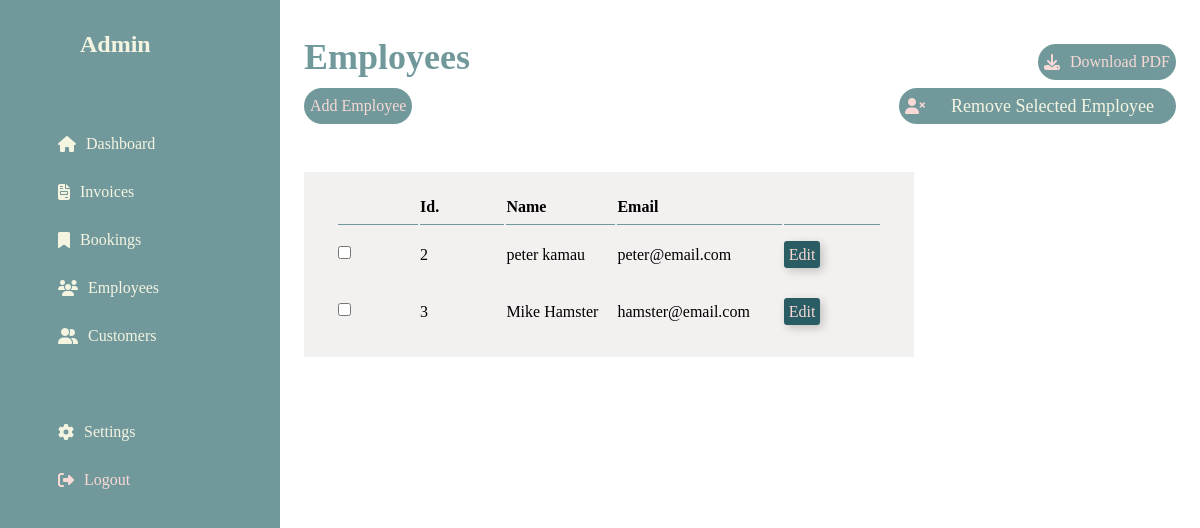
Page /admin/dashboard.php?employees on the earlier database version.
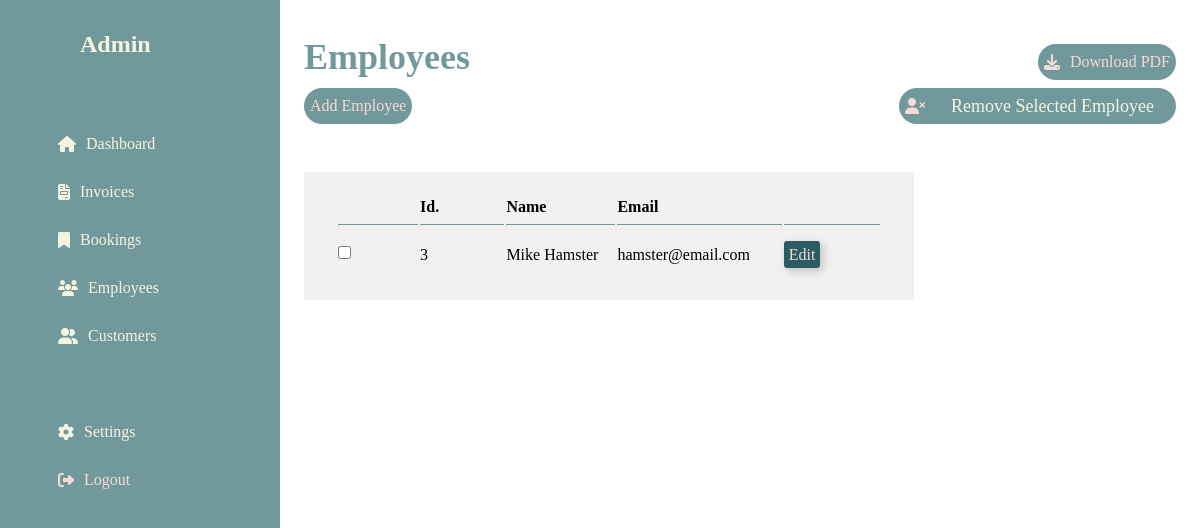
Same page on the later database version.
### tables this page shows
CREATE TABLE `employees` (
  `id` int(11) NOT NULL,
  `employee_name` varchar(200) NOT NULL,
  `employee_email` varchar(100) NOT NULL,
  `employee_password` varchar(100) NOT NULL
);

### admin/employees.php (the view)
<div class="customer-admin-page scroll">
                <form method="post" action="../config/forms.php">
                <div class="header-title">
                    <a href="../employee/signup.php" class="btn-download">
                        <span class="text">Add Employee</span>
                    </a>
                    <a href="" class="btn-download">
                        <i class="fa-solid fa-user-xmark"></i>
                        <span class="text"><input type="submit" name="delete-employee" value="Remove Selected Employee"></span>
                    </a>
                </div>
                     <table class="scroll">
                    <thead>
                        <tr>
                        <th> </th>
                        <th>Id.</th>
                        <th>Name</th>
                        <th>Email</th>
                        <th> </th>
                        </tr>
                    </thead>
                        <tbody>
                        <?php foreach ($employees as $employee): ?>
                        <tr>
                            <td><input type="checkbox" name="employee[]" value="<?=$employee['id']?>"></td>
                            <td><?=$employee['id']?></td>
                            <td><?=$employee['employee_name']?></td>
                            <td><?=$employee['employee_email']?></td>
                            <td><a href="edit.php?id=<?= $employee['id']; ?>&name=<?= $employee['employee_name'];?>&email=<?= $employee['employee_email'];?>">edit</a></td>
                        </tr>
                        <?php endforeach; ?>
                    </tbody>
                </table>
                </form>
            </div>

### admin/header.php (shortened to what this page needs)
<!DOCTYPE html>
<html lang="en">
<head>
    <link rel="stylesheet" href="../assets/styles/style.css">
    <link rel="stylesheet" href="https://cdnjs.cloudflare.com/ajax/libs/font-awesome/6.4.2/css/all.min.css" />
</head>
<body>

### admin/sidebar.php
<section class="side-bar" id="sidebar">
        <a href="" class="brand">
            <span class="text">Admin</span>
        </a>
        <ul class="side-menu top">
            <li class="">
                <a href="dashboard.php">
                    <i class="fa-solid fa-house"></i>
                    <span class="text">Dashboard</span>
                </a>
            </li>
            <li>
                <a href="dashboard.php?invoices">
                    <i class="fa-solid fa-file-invoice"></i>
                    <span class="text">Invoices</span>
                </a>
            </li>
            <li>
                <a href="dashboard.php?bookings">
                    <i class="fa-solid fa-bookmark"></i>
                    <span class="text">Bookings</span>
                </a>
            </li>
            <li>
                <a href="dashboard.php?employees">
                    <i class="fa-solid fa-users"></i>
                    <span class="text">Employees</span>
                </a>
            </li>
            <li>
                <a href="dashboard.php?customers">
                    <i class="fa-solid fa-user-group"></i>
                    <span class="text">Customers</span>
                </a>
            </li>
        </ul>
        <ul class="side-menu">
            <li>
                <a href="">
                    <i class="fa-solid fa-gear"></i>
                    <span class="text">Settings</span>
                </a>
            </li>
            <li>
                <a href="logout.php" class="logout">
                    <i class="fa-solid fa-right-from-bracket"></i>
                    <span class="text">Logout</span>
                </a>
            </li>
        </ul>
    </section>

### admin/dashboard.php (shortened to what this page needs)
<?php
include 'header.php';
    include 'sidebar.php';
?>
<?php
require'../config/db.php';
$employeeSql = "SELECT * FROM employees";
$employeeResult = $conn->query($employeeSql);
$employees = array();
while ($employeeRow = $employeeResult->fetch_assoc()) {
    $employees[] = $employeeRow;
}
?>
<section id="content">
        <main>
            <div class="header-title">
                <div class="left">
                    <h1>
                    <?php if (isset($_GET['customers'])) {
                        echo 'Customers';
                        }else if (isset($_GET['invoices'])) {
                            echo 'Invoices';
                        }
                        else if (isset($_GET['bookings'])) {
                            echo 'Bookings';
                        }
                        else if (isset($_GET['employees'])) {
                            echo 'Employees';
                        }
                        else{
                            echo 'Dashboard';
                        }
                    ?>
                    </h1>
                </div>
                <a href="" class="btn-download">
                    <i class="fa-solid fa-download"></i>
                    <span class="text">Download PDF</span>
                </a>
            </div>
            <?php
                if (isset($_GET['customers'])) {
                    include 'customers.php';
                }elseif (isset($_GET['employees'])) {
                    include 'employees.php';
                }elseif (isset($_GET['bookings'])) {
                    include 'bookings.php';
                }else{
                    include 'home.php';
                }
            ?>
        </main>
    </section>

### assets/styles/style.css (style rules this page uses)
* { padding: 0; margin: 0; box-sizing: border-box; text-rendering: optimizeLegibility; font-family: 'nunito'; }
:root { --pale-pink: #FF007F; --lavender: #F8D9D6; --creamy-yellow: #F4F4E1; --mint-green: #FEFFF6; --sky: #f3f0f0; --chocolate-brown: #71999c; --chocolate-red: #2a5c63; }
html { scroll-behavior: smooth; }
body { position: relative; }
.side-bar { position: fixed; top: 0; left: 0; width: 280px; height: 100%; background: var(--chocolate-brown); z-index: 1000; padding: 1rem 0; }
.side-bar .brand { font-size: 24px; font-weight: 700; height: 56px; display: flex; align-items: center; text-decoration: none; color: var(--creamy-yellow); text-align: center; padding: 1rem 5rem; }
.side-bar .side-menu { width: 100%; margin-top: 48px; }
.side-bar .side-menu li { height: 48px; background: transparent; margin-left: 6px; border-radius: 48px 0 0 48px; padding: 4px; list-style: none; }
.side-bar .side-menu li a { width: 100%; height: 100%; background: var(--chocolate-brown); display: flex; align-items: center; border-radius: 48px; font-size: 16px; color: var(--creamy-yellow); transition: .2s; white-space: nowrap; overflow-x: hidden; text-decoration: none; padding: 0 3rem; }
.side-bar .side-menu li a i { margin-right: 10px; }
.side-bar .side-menu li a.logout { color: var(--lavender); }
#content { position: relative; width: calc(100% - 280px); left: 280px; transition: .3s ease; }
#content main { width: 100%; padding: 36px 24px; height: 100%; }
#content main .header-title { display: flex; align-items: center; justify-content: space-between; grid-gap: 16px; flex-wrap: wrap; }
#content main .header-title .left h1 { font-size: 36px; font-weight: 600; margin-bottom: 10px; color: var(--chocolate-brown); }
#content main .header-title .btn-download { height: 36px; padding: 0 6px; border-radius: 36px; background: var(--chocolate-brown); color: var(--lavender); display: flex; align-items: center; grid-gap: 10px; font-weight: 500; text-decoration: none; }
.text input { background: none; border: none; text-transform: capitalize; color: var(--creamy-yellow); font-size: 18px; cursor: pointer; }
.customer-admin-page form table { width: 70%; text-align: left; margin-top: 3rem; background: var(--sky); padding: 1rem 2rem; height: auto; }
.customer-admin-page form table tr { height: 35px; width: 100%; }
.customer-admin-page form table tr th { font-size: 16px; margin-bottom: 2rem; width: 15rem; border-bottom: 1px solid var(--chocolate-brown); }
.customer-admin-page form table tr th:nth-child(2) { border-bottom: 1px solid var(--chocolate-brown); }
.customer-admin-page form table tr th:nth-child(3) { border-bottom: 1px solid var(--chocolate-brown); }
.customer-admin-page form table tr th:nth-child(4) { border-bottom: 1px solid var(--chocolate-brown); }
.customer-admin-page form table tr td { height: 35px; padding: .5rem 0; }
.customer-admin-page form table tr td a { text-decoration: none; background: var(--chocolate-red); padding: 5px; width: 100%; text-align: center; text-transform: capitalize; color: var(--lavender); border-radius: 3px; box-shadow: 3px 3px 10px rgba(0, 0, 0, 0.2); transition: .2s ease; }
.order-page form .form-input select, input { height: 35px; padding: 0 1rem; background: none; outline: none; border: 1px solid var(--chocolate-brown); }

Differences in the rows shown:
removed employees: id "2", employee_name "peter kamau", employee_email "peter@email.com"
